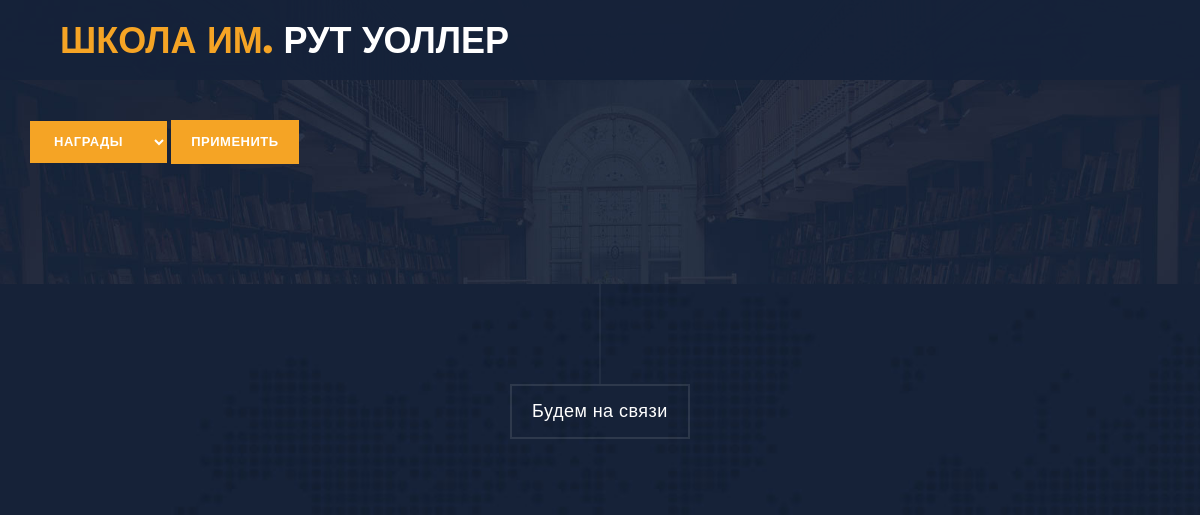
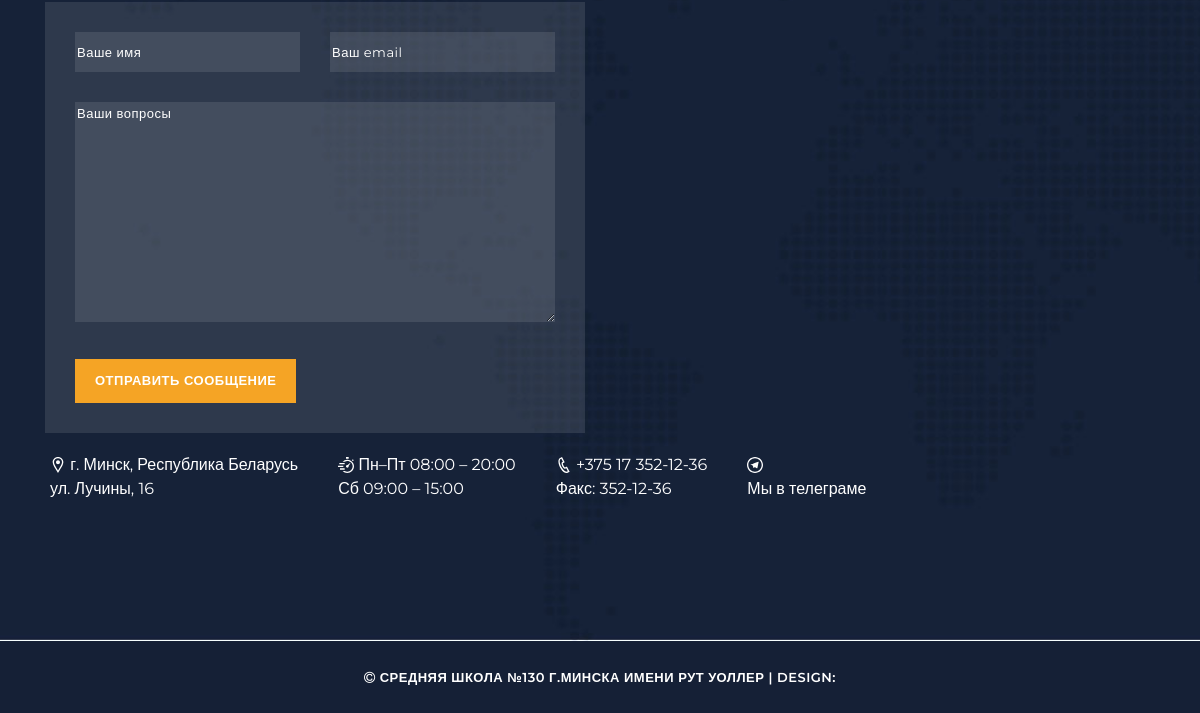
Page /school130/home/awards/ on the earlier database version (2 pictures, top to bottom).
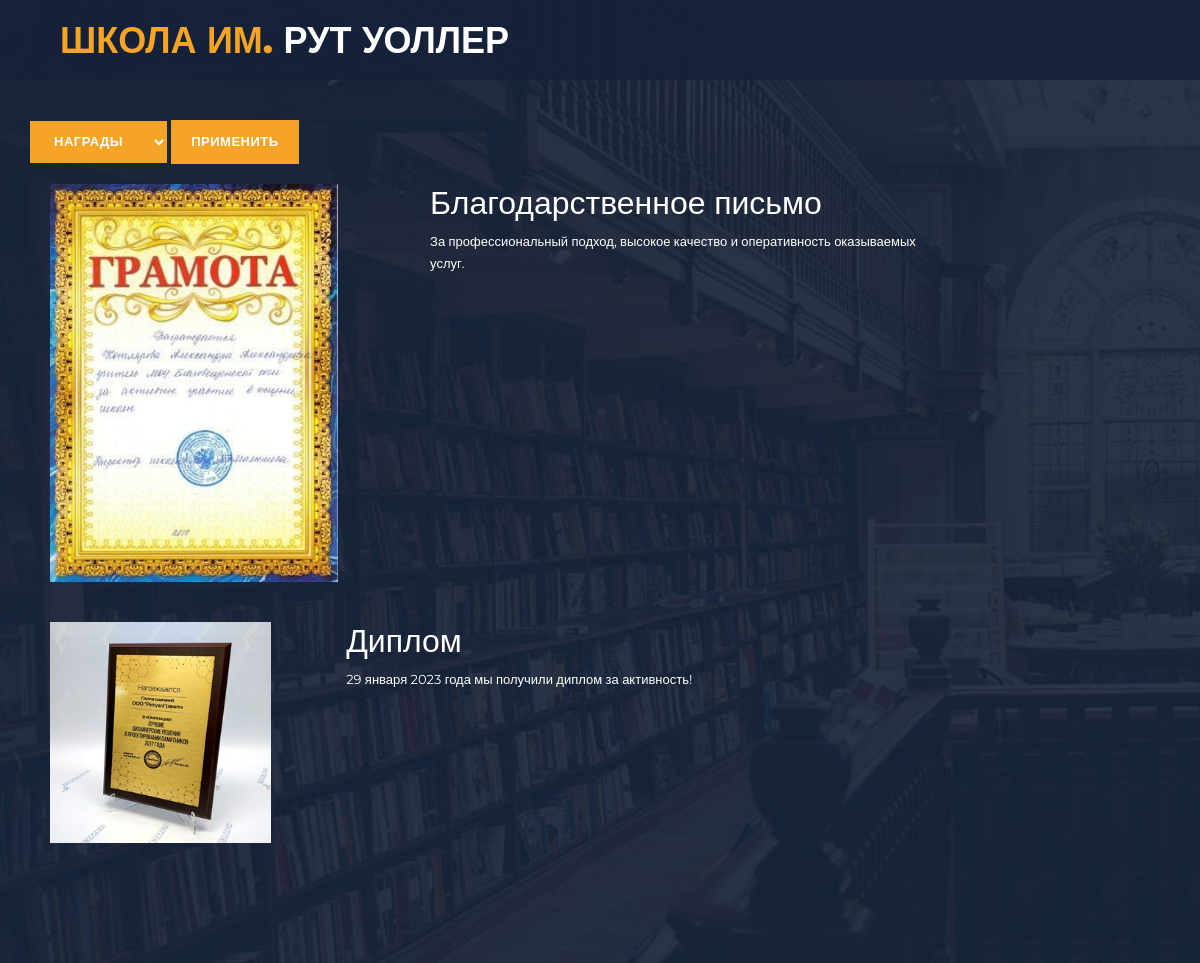
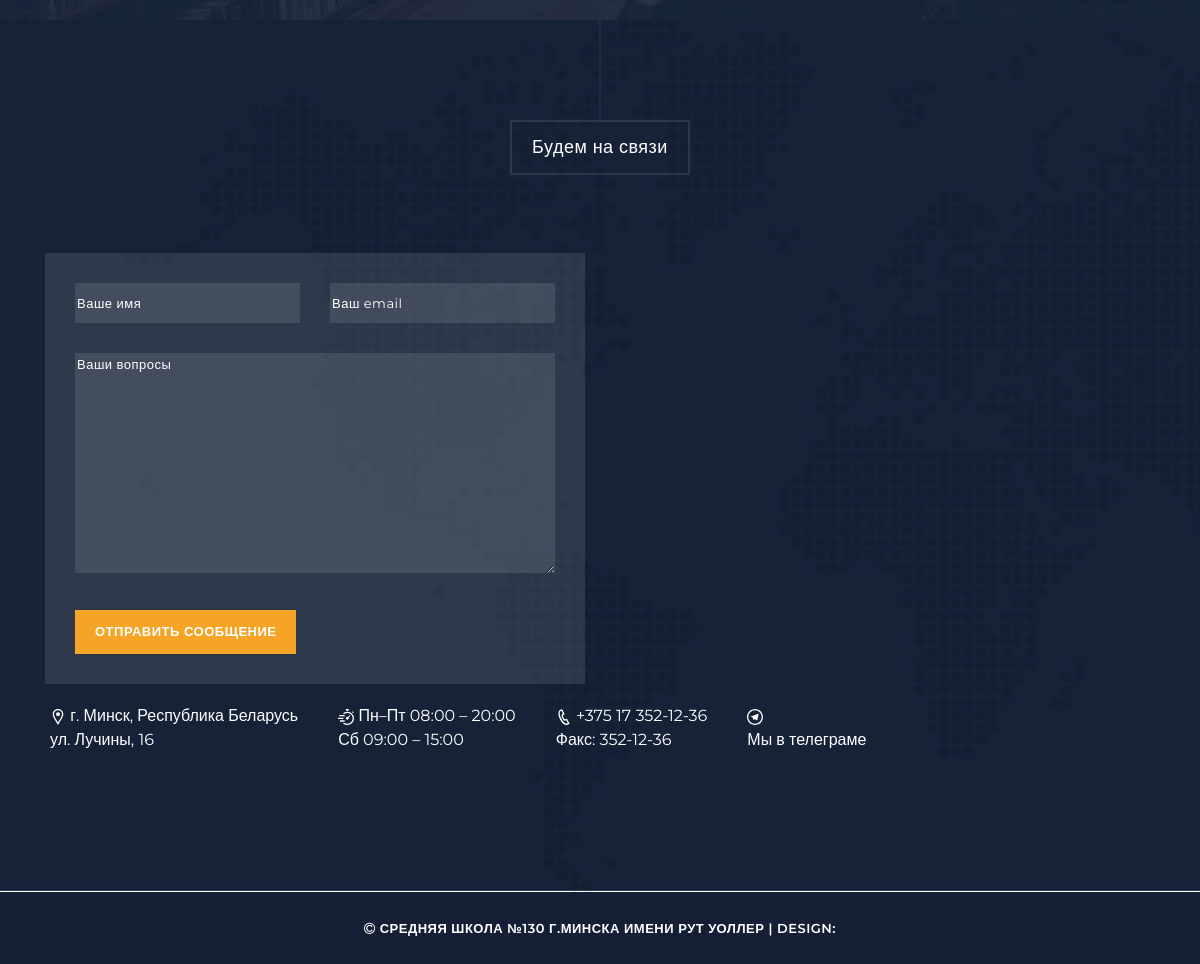
Same page on the later database version (2 pictures, top to bottom).
### Minsk130school/models.py (models this page shows, shortened)
class Awards(models.Model):
    title = models.CharField('Название', max_length=100)
    description = models.TextField('Описание')
    image = models.ImageField('Изображение', upload_to='award_images/')
    def image_tag(self):
        return format_html('<img src="{}" width="150" height="150" />'.format(self.image.url))
    image_tag.short_description = 'Изображение'
    class Meta:
        verbose_name = 'Награда'
        verbose_name_plural = 'Награды'

### Minsk130school/views.py (the view, shortened to what this page needs)
# urls.py: path('home/awards/', views.show_awards_licenses, name= 'awards'),
def show_awards_licenses(request):
    data = []
    display_option = 'awards'
    question_form = QuestionsForm()
    display_form = DisplayForm()
    if not request.method == 'POST':
        data = models.Awards.objects.all()
    return render(request, 'awards.html',
                          {'data': data,
                           'display_form': display_form,
                           'display_option': display_option,
                           'question_form': question_form})

### Minsk130school/forms.py
class DisplayForm(forms.Form):
    DISPLAY_CHOICES = [
        ('awards', 'Награды'),
        ('licenses', 'Лицензии')
    ]
    display_option = forms.ChoiceField(label='', choices=DISPLAY_CHOICES)

class QuestionsForm(forms.ModelForm):
    name = forms.CharField(label='', widget=forms.TextInput(attrs={'placeholder': 'Ваше имя'}))
    email = forms.EmailField(label='', widget=forms.EmailInput(attrs={'placeholder': 'Ваш email'}))
    message = forms.CharField(label='', widget=forms.Textarea(attrs={'placeholder': 'Ваши вопросы'}))
    class Meta:
        model = Questions
        fields = ['name', 'email', 'message']
        widgets = {
            'name': forms.TextInput(attrs={'class': 'form-control'}),
            'email': forms.EmailInput(attrs={'class': 'form-control'}),
            'message': forms.Textarea(attrs={'class': 'form-control'}),
        }

### Minsk130school/templates/awards.html (shortened to what this page needs)
{% extends 'base.html' %}
{% block content %}
{% load static %}
<section class="section video">
    <div class="container">
     <div class="row">
      <form id="contact" action="{% url 'awards' %}" method="post" enctype="multipart/form-data">
            {{ display_form }}
            <button type="submit" id="form-submit" class="button-choise">Применить</button>
       </form>
     </div>
     <div class="row">
        {% if display_option == 'awards' %}
            {% for award in data %}
            <div class="blog">
              <div class="blog-icon">
                {% if award.image %}
                  <img src="{{award.image.url}}">
                {% else %}
                  <p>No image</p>
                {% endif %}
              </div>
                <div class="blog-text">
                    <h2>{{award.title}}</h2>
                    <p>{{award.description}}</p>
                </div>
            </div>
            {% endfor %}
        {% endif %}
      </div>
    </div>
</section>
{% endblock %}

Differences in the rows shown:
added Awards: image (picture), title "Благодарственное письмо", description "За профессиональный подход, высокое качество и оперативность оказываемых услуг."
added Awards: image (picture), title "Диплом", description "29 января 2023 года мы получили диплом за активность!"
